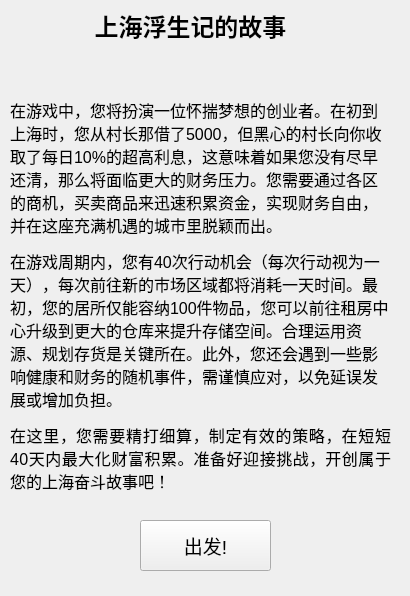
<?xml version="1.0" encoding="UTF-8"?>
<ui version="4.0">
 <class>loading</class>
 <widget class="QWidget" name="loading">
  <property name="geometry">
   <rect>
    <x>0</x>
    <y>0</y>
    <width>410</width>
    <height>596</height>
   </rect>
  </property>
  <property name="windowTitle">
   <string>Form</string>
  </property>
  <widget class="QLabel" name="label">
   <property name="geometry">
    <rect>
     <x>10</x>
     <y>50</y>
     <width>381</width>
     <height>491</height>
    </rect>
   </property>
   <property name="font">
    <font>
     <pointsize>12</pointsize>
    </font>
   </property>
   <property name="text">
    <string>&lt;html&gt;&lt;head/&gt;&lt;body&gt;&lt;p&gt;在游戏中，您将扮演一位怀揣梦想的创业者。在初到上海时，您从村长那借了5000，但黑心的村长向你收取了每日10%的超高利息，这意味着如果您没有尽早还清，那么将面临更大的财务压力。您需要通过各区的商机，买卖商品来迅速积累资金，实现财务自由，并在这座充满机遇的城市里脱颖而出。&lt;/p&gt;&lt;p&gt;在游戏周期内，您有40次行动机会（每次行动视为一天），每次前往新的市场区域都将消耗一天时间。最初，您的居所仅能容纳100件物品，您可以前往租房中心升级到更大的仓库来提升存储空间。合理运用资源、规划存货是关键所在。此外，您还会遇到一些影响健康和财务的随机事件，需谨慎应对，以免延误发展或增加负担。&lt;/p&gt;&lt;p align=&quot;justify&quot;&gt;在这里，您需要精打细算，制定有效的策略，在短短40天内最大化财富积累。准备好迎接挑战，开创属于您的上海奋斗故事吧！&lt;/p&gt;&lt;/body&gt;&lt;/html&gt;</string>
   </property>
   <property name="wordWrap">
    <bool>true</bool>
   </property>
  </widget>
  <widget class="QPushButton" name="begin">
   <property name="geometry">
    <rect>
     <x>140</x>
     <y>520</y>
     <width>131</width>
     <height>51</height>
    </rect>
   </property>
   <property name="font">
    <font>
     <pointsize>14</pointsize>
    </font>
   </property>
   <property name="text">
    <string>出发!</string>
   </property>
  </widget>
  <widget class="QLabel" name="label_2">
   <property name="geometry">
    <rect>
     <x>0</x>
     <y>-10</y>
     <width>381</width>
     <height>71</height>
    </rect>
   </property>
   <property name="font">
    <font>
     <pointsize>18</pointsize>
    </font>
   </property>
   <property name="text">
    <string>&lt;html&gt;&lt;head/&gt;&lt;body&gt;&lt;p align=&quot;center&quot;&gt;&lt;span style=&quot; font-weight:700;&quot;&gt;上海浮生记的故事&lt;/span&gt;&lt;/p&gt;&lt;/body&gt;&lt;/html&gt;</string>
   </property>
  </widget>
 </widget>
 <resources/>
 <connections/>
</ui>
